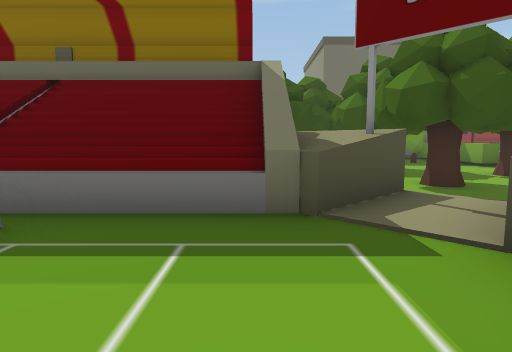
view 1 (above)

19 first-person views from a walk through a 3-D level made in the Unity game engine. The camera is 1.5 m above the floor, tilts 6° down and sees 75° across. The floor is counted in squares, 2 m on a side. Each view is taken from the middle of a square. On the plan, view 1 faces up. The plan holds only what a view shows up to about 11 squares ahead; the rest is blank. The place goes on beyond the plan. The player character is not drawn.

view 2
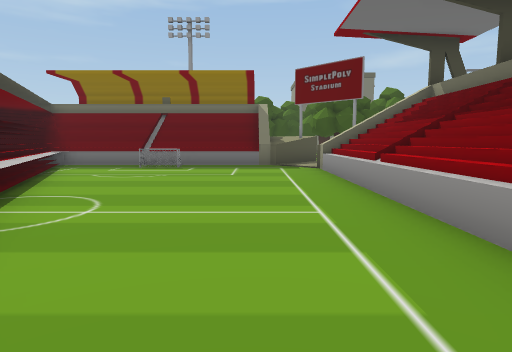

view 3
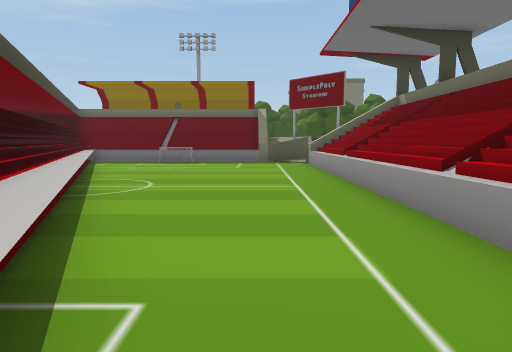

view 4
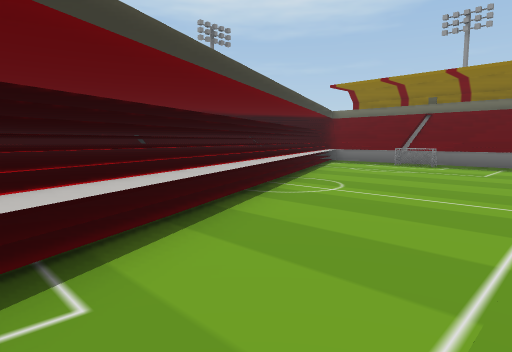

view 5
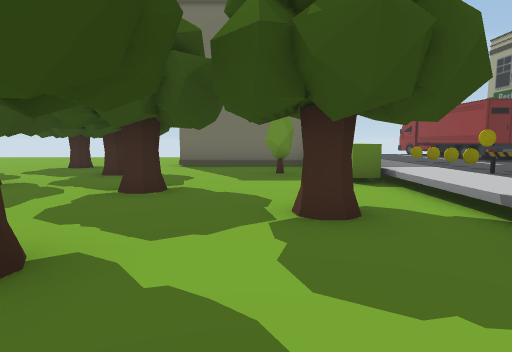

view 6
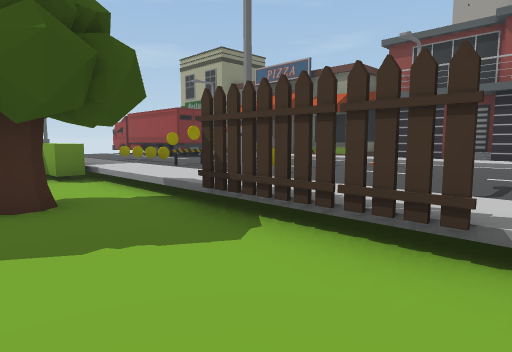

view 7
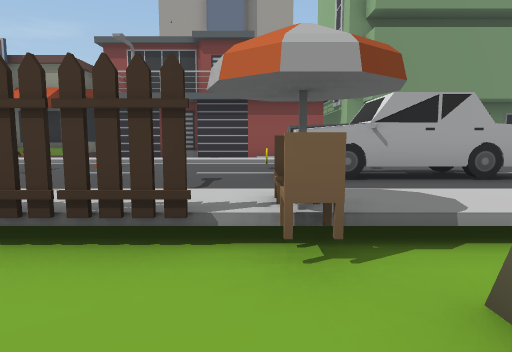

view 8
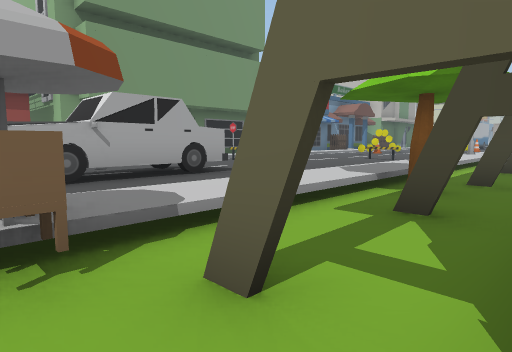

view 9
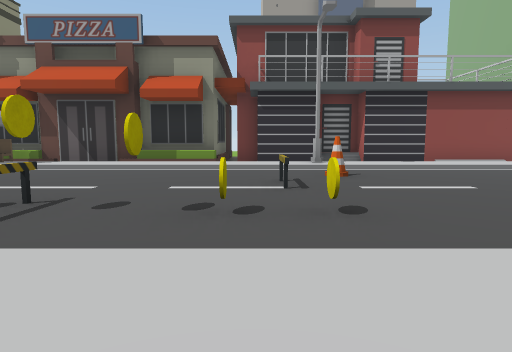

view 10
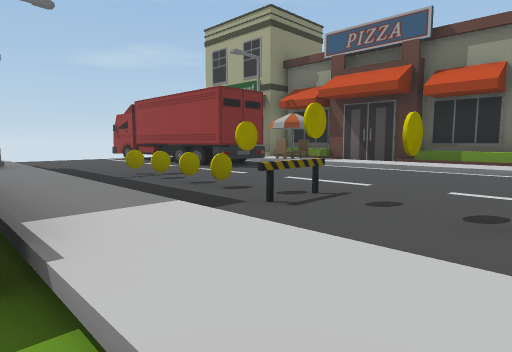

view 11
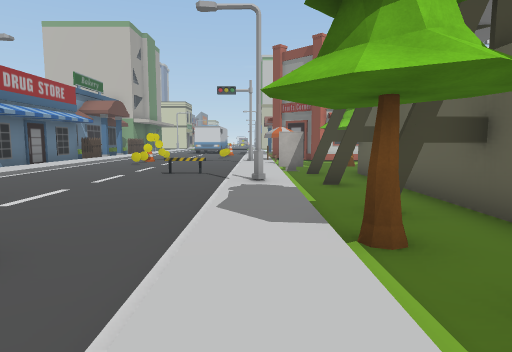

view 12
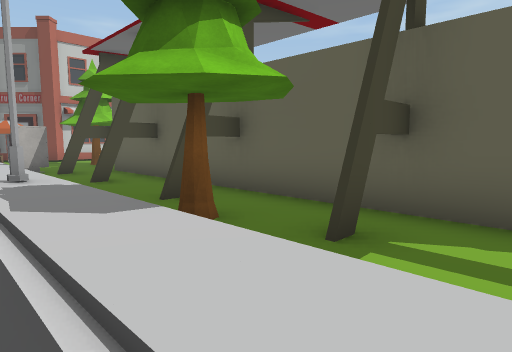

view 13
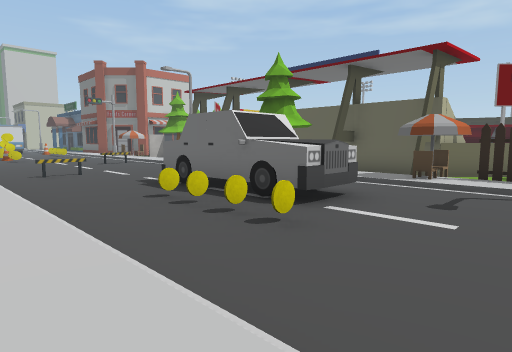

view 14
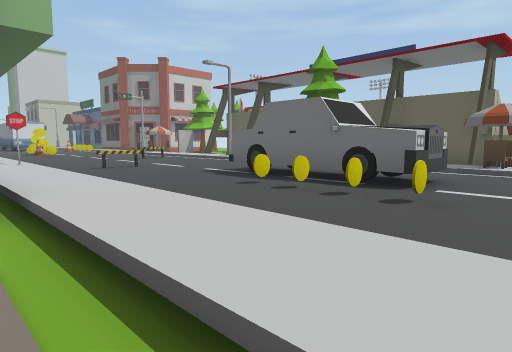

view 15
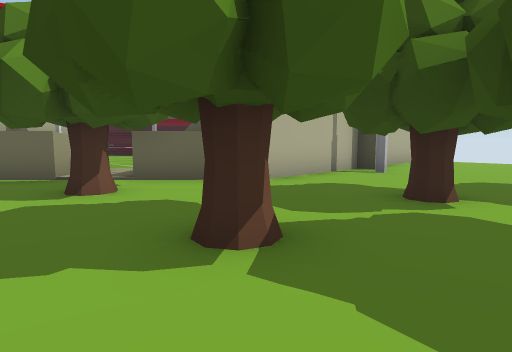

view 16
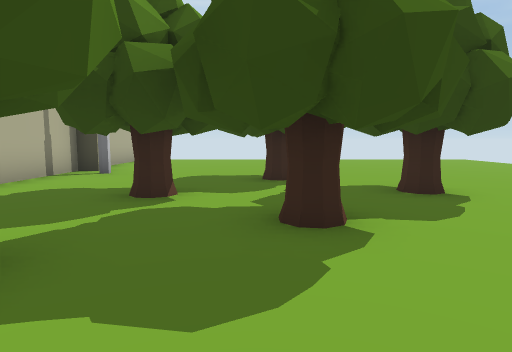

view 17
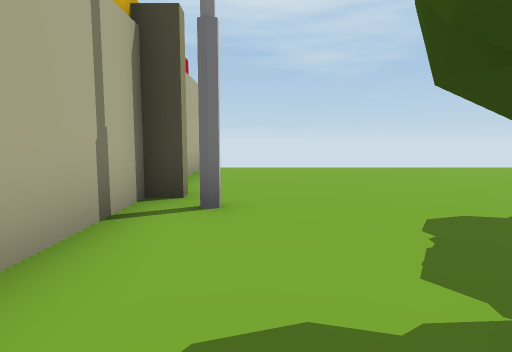

view 18
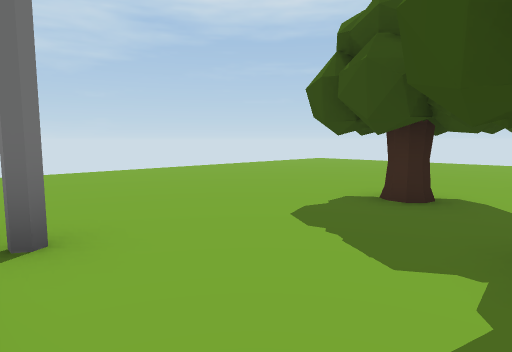

view 19
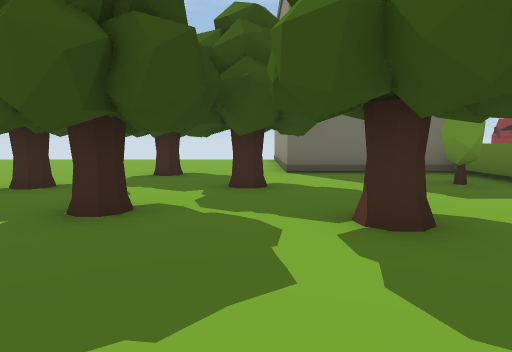

### Floor plan
Key: @ floor where view 1 was taken; # wall or solid block; x gap in a wall; . main floor; : floor 0.25 m higher than the main floor; + floor 0.5 m higher than the main floor; / step, stairs or slope; = window, fence, low wall or low ledge; ^ raised ledge; T tree; C coin; B bush; S streetlight; U building; I billboard; N cone; O other object.
Columns run from 8 left of view 1 to 18 right of it. Each row starts with its distance up from view 1.
 15 ...........#    +:::OO/+U
 14 ........T..#####+:C:OO/OU
 13 ........T......^+:C:::/+U
 12 ..........T...B^+:C:::/+U
 11 ......TT.......^+:C:::/+ U
 10 ........T......^+:O:::// U
  9 ........T..T....+:C:::// UU
  8 ................+:COO:/+ ##
  7 .....#........T.+:C::N/S #
  6 ##########.T...OS:::::///#
  5  #      ###....O+:::::/+/#
  4  #^^^^^^#^.....O+:::::/+.#
  3  #^..=.....##..O+:::C:/+/#
  2  ##.......^##xx.+:OOC:/+/#
  1   #^......^##...+:OOC:/+/#
  0   ##....@.^##...+::OC:/+UUU
 -1   ##^.....^##.#.+::O::/+U
 -2    #^.....^##..T+:::::/+U
 -3    ##^....^##...+:::::/+U
 -4    ##^....^##.#.+:::OO/+U
 -5     ##....^##...S:::::#+U
 -6     ##^...^ #...+:::::/+
 -7      ##...^ #.#.+:::::/O
 -8      ##^..  #...+:O:::/+
 -9         .   #.#.+:::::/+#
-10              ..I+:::::/+#

Positions as (right, up) in squares from view 1, and headings:
1: (0, 0), facing up
2: (0, -7), facing up
3: (0, -9), facing up
4: (1, -8), facing up-left
5: (5, 4), facing up
6: (5, 3), facing up-right
7: (5, 3), facing right
8: (5, 3), facing down-right
9: (7, 8), facing right
10: (7, 8), facing up-right
11: (8, 1), facing down
12: (9, 1), facing down-left
13: (15, 5), facing down-left
14: (16, 4), facing down-left
15: (5, 11), facing down-left
16: (5, 11), facing left
17: (1, 8), facing left
18: (0, 7), facing up-left
19: (2, 6), facing up
